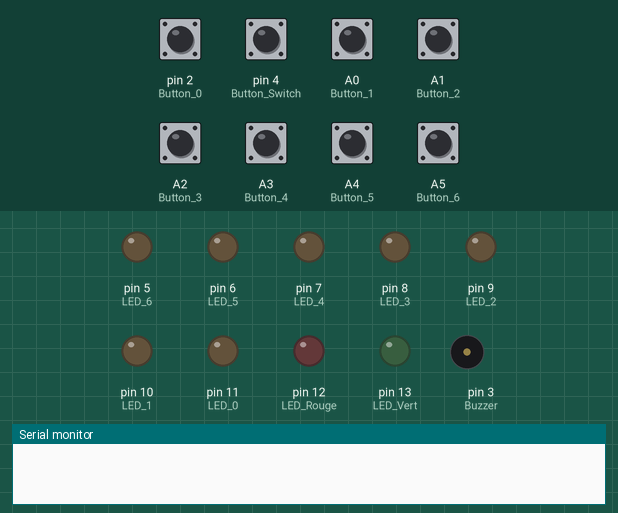
A sketch run on a simulated Arduino Uno, built with avr-gcc and run on an emulated ATmega328P. Parts: output pins drawn as LEDs (lit = HIGH), buzzer (waves = sounding), the last lines printed to the serial monitor. The test bench sets the inputs (shaded band); at power-on: A0 (Button_1), A1 (Button_2), A2 (Button_3), A3 (Button_4), A4 (Button_5), A5 (Button_6), pin 2 (Button_0), pin 4 (Button_Switch) LOW.

Above: at 1.2 s.
1.3 s: pin 2 (Button_0) pulled HIGH for 0.15 s
At 1.55 s:
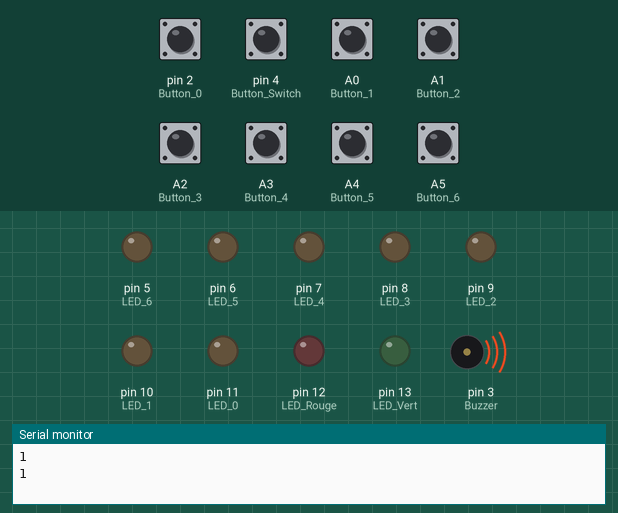
3.1 s: pin 4 (Button_Switch) pulled HIGH for 0.15 s
At 5.95 s:
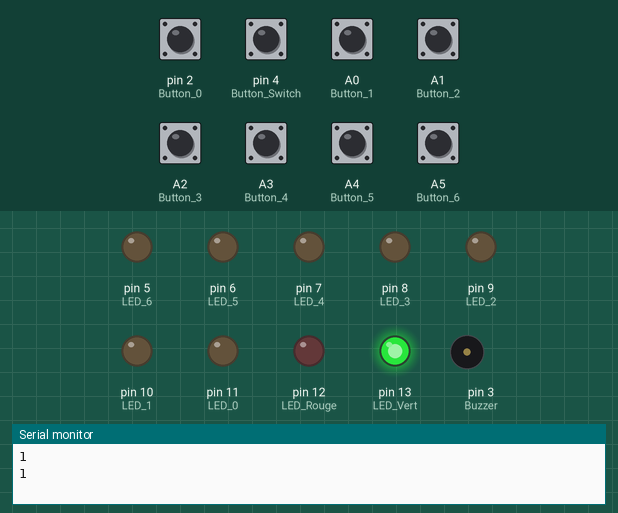
6.2 s: A0 (Button_1) pulled HIGH for 0.15 s
At 7.7 s:
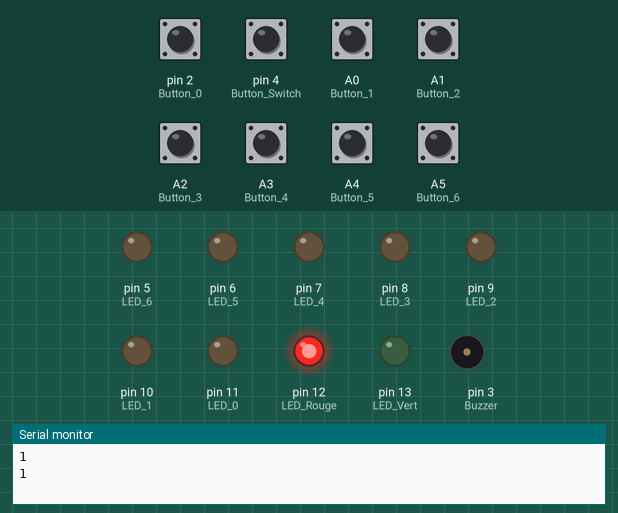
8.7 s: A1 (Button_2) pulled HIGH for 0.15 s
At 9.5 s:
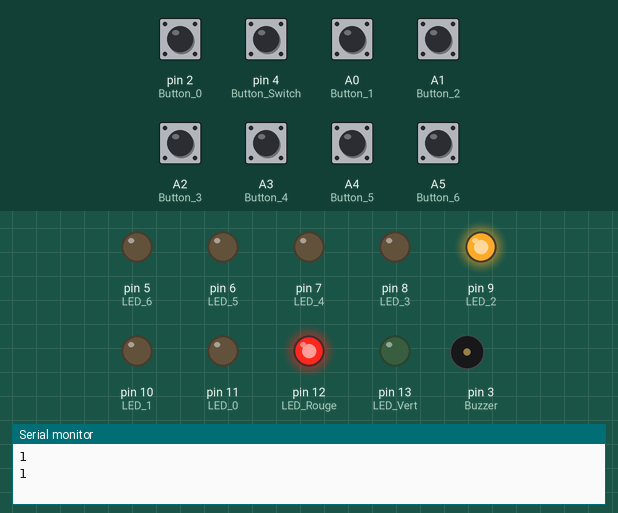
11.8 s: A2 (Button_3) pulled HIGH for 0.15 s
At 11.9 s:
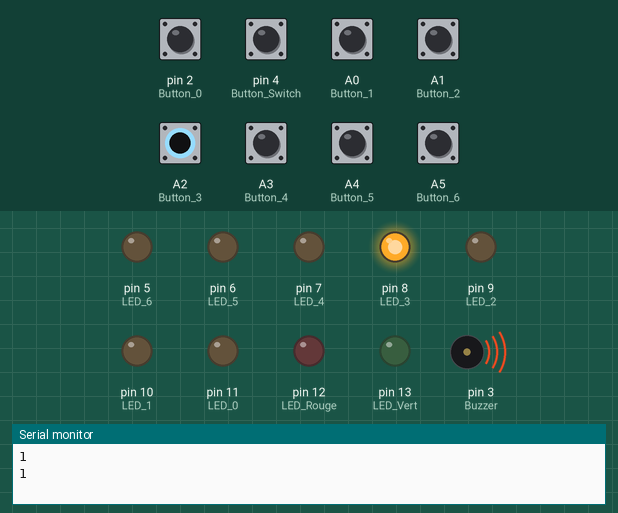
13.5 s: A3 (Button_4) pulled HIGH for 0.15 s
At 13.6 s:
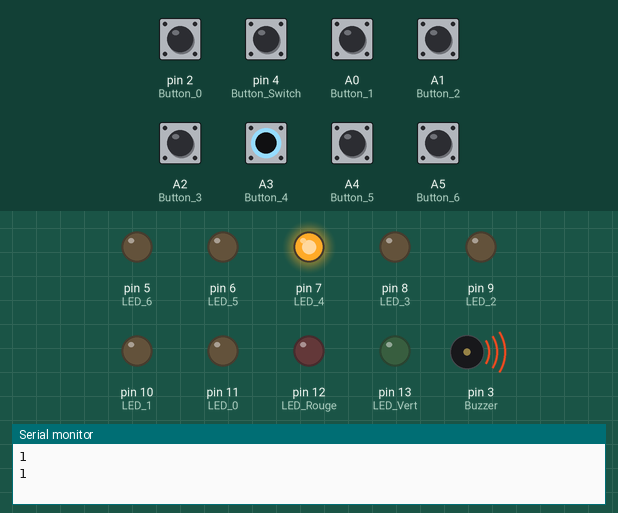
Timing chart, 0 to 16.2 s (numbered marks = the images above; inputs shaded):
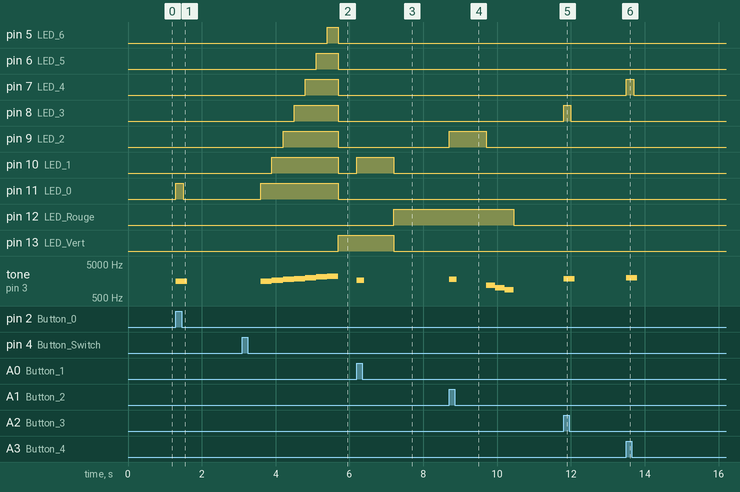

Measured:
- after the input at 1.3 s, pin 11 (LED_0): LOW → HIGH at once, → LOW 0.20 s later; tone on pin 3 (Buzzer): silent → 1567 Hz at once, → silent 0.30 s later
- after the input at 3.1 s, pin 5 (LED_6): LOW → HIGH after 2.3 s, → LOW 0.30 s later; pin 6 (LED_5): LOW → HIGH after 2.0 s, → LOW 0.60 s later; pin 7 (LED_4): LOW → HIGH after 1.7 s, → LOW 0.90 s later; pin 8 (LED_3): LOW → HIGH after 1.4 s, → LOW 1.2 s later; pin 9 (LED_2): LOW → HIGH after 1.1 s, → LOW 1.5 s later
- after the input at 6.2 s, pin 10 (LED_1): LOW → HIGH at once, → LOW 1.0 s later; pin 12 (LED_Rouge): LOW → HIGH after 1.0 s; pin 13 (LED_Vert): HIGH → LOW after 1.0 s; tone on pin 3 (Buzzer): silent → 1661 Hz at once, → silent 0.20 s later
- after the input at 8.7 s, pin 9 (LED_2): LOW → HIGH at once, → LOW 1.0 s later; pin 12 (LED_Rouge): HIGH → LOW after 1.8 s; tone on pin 3 (Buzzer): plays 1760 Hz for 0.20 s, 1175 Hz for 0.25 s, 988 Hz for 0.25 s, 880 Hz for 0.25 s, starting at once
- after the input at 11.8 s, pin 8 (LED_3): LOW → HIGH at once, → LOW 0.20 s later; tone on pin 3 (Buzzer): silent → 1864 Hz at once, → silent 0.30 s later
- after the input at 13.5 s, pin 7 (LED_4): LOW → HIGH at once, → LOW 0.20 s later; tone on pin 3 (Buzzer): silent → 1975 Hz at once, → silent 0.30 s later

The sketch:

Mini_piano_simon.ino
```cpp
// Mise en place des constantes
const int LED_0 = 11;   // Pin pour la LED 0
const int Button_0 = 2; // Pin pour le bouton 0

const int LED_1 = 10;    // Pin pour la LED 1
const int Button_1 = A0; // Pin pour le bouton 1

const int LED_2 = 9;     // Pin pour la LED 2
const int Button_2 = A1; // Pin pour le bouton 2

const int LED_3 = 8;     // Pin pour la LED 3
const int Button_3 = A2; // Pin pour le bouton 3

const int LED_4 = 7;     // Pin pour la LED 4
const int Button_4 = A3; // Pin pour le bouton 4

const int LED_5 = 6;     // Pin pour la LED 5
const int Button_5 = A4; // Pin pour le bouton 5

const int LED_6 = 5;     // Pin pour la LED 6
const int Button_6 = A5; // Pin pour le bouton 6

const int LED_Vert = 13;     // Pin pour la LED verte
const int LED_Rouge = 12;    // Pin pour la LED rouge
const int Button_Switch = 4; // Pin pour le bouton de mode
const int Buzzer = 3;        // Pin pour le buzzer

bool jeu = true; // Variable pour indiquer si le jeu est en cours
bool verif =
    false; // Variable pour vérifier si l'utilisateur a appuyé sur le bon bouton
int nombre = 0; // Variable pour indiquer le nombre de boutons que l'utilisateur
                // doit appuyer
int tour = 0;   // Variable pour indiquer le tour actuel du jeu
int pin = 0;    // Variable pour stocker la pin correspondant au bouton appuyé
bool buttonState = false; // Variable pour indiquer l'état du bouton de mode

// Création de la liste des fréquences des différentes notes
int notes[] = {1567, 1661, 1760, 1864, 1975, 2093, 2217};

// Tableau pour stocker la séquence de boutons générée par le jeu
int valeur[100];

// Fonction setup
void setup() {
  // Initialisation de la communication série à 9600 bauds
  Serial.begin(9600);

  // Configuration des pins pour les LED et le buzzer
  for (int i = 3; i < 14; i++) {
    pinMode(i, OUTPUT);
  }

  // Configuration des pins pour les boutons
  pinMode(4, INPUT);  // Bouton Switch mode
  pinMode(2, INPUT);  // Bouton 0
  pinMode(A0, INPUT); // Bouton 1
  pinMode(A1, INPUT); // Bouton 2
  pinMode(A2, INPUT); // Bouton 3
  pinMode(A3, INPUT); // Bouton 4
  pinMode(A4, INPUT); // Bouton 5
  pinMode(A5, INPUT); // Bouton 6
}

// Fonction loop
void loop() {
  if (digitalRead(Button_Switch) == HIGH) // Bouton Switch pour lancer le jeu
  {
    buttonState = !buttonState; // inverser l'état du bouton
    delay(500);                 // attendre un peu pour éviter les rebonds
  }
  while (buttonState == true) // tant que le bouton est activé
  {
    melodieLancement();    // joue une mélodie pour indiquer le début du jeu
    buttonState = simon(); // lance le jeu de Simon
  }
  if (buttonState == false) // si le bouton n'est pas activé
  {
    button(); // lire les entrées de bouton pour ajouter des coups
  }
}

// Fonction pour l'allumage des Led et la production du son
void note(int pin) {
  digitalWrite(11 - pin, HIGH); // Allume la LED correspondante à la note
  tone(Buzzer, notes[pin],
       200);   // Joue la note avec une durée de 200ms sur le buzzer
  delay(1000); // Attend une seconde
  digitalWrite(11 - pin, LOW); // Éteint la LED correspondante à la note
}

// Fonction alternative pour jouer une note plus rapidement
void note1(int pin) {
  digitalWrite(11 - pin, HIGH); // Allume la LED correspondante à la note
  tone(Buzzer, notes[pin],
       200);  // Joue la note avec une durée de 200ms sur le buzzer
  delay(100); // Attend 100ms
  digitalWrite(11 - pin, LOW); // Éteint la LED correspondante à la note
}

// Fonction button
void button() {
  if (digitalRead(Button_0) == HIGH) // Si le bouton 0 est appuyé
  {
    pin = 0;             // On stocke la valeur de la note correspondante
    note1(pin);          // On joue la note
    Serial.println("1"); // On affiche "1" sur le moniteur série
  }
  if (digitalRead(Button_1) == HIGH) // Si le bouton 1 est appuyé
  {
    pin = 1;    // On stocke la valeur de la note correspondante
    note1(pin); // On joue la note
  }
  if (digitalRead(Button_2) == HIGH) // Si le bouton 2 est appuyé
  {
    pin = 2;    // On stocke la valeur de la note correspondante
    note1(pin); // On joue la note
  }
  if (digitalRead(Button_3) == HIGH) // Si le bouton 3 est appuyé
  {
    pin = 3;    // On stocke la valeur de la note correspondante
    note1(pin); // On joue la note
  }
  if (digitalRead(Button_4) == HIGH) // Si le bouton 4 est appuyé
  {
    pin = 4;    // On stocke la valeur de la note correspondante
    note1(pin); // On joue la note
  }
  if (digitalRead(Button_5) == HIGH) // Si le bouton 5 est appuyé
  {
    pin = 5;    // On stocke la valeur de la note correspondante
    note1(pin); // On joue la note
  }
  if (digitalRead(Button_6) == HIGH) // Si le bouton 6 est appuyé
  {
    pin = 6;    // On stocke la valeur de la note correspondante
    note1(pin); // On joue la note
  }
}

// Fonction check
int check(int pin, int nombre) {
  if (pin ==
      valeur[nombre]) // Si le bouton pressé correspond à la séquence attendue
  {
    nombre += 1; // On incrémente la position dans la séquence attendue
    return (
        nombre); // On retourne la nouvelle position dans la séquence attendue
    delay(500);  // On attend 500ms avant de continuer
  } else if (pin != valeur[nombre]) // Si le bouton pressé ne correspond pas à
                                    // la séquence attendue
  {
    ledrouge();      // On allume la LED rouge pour signaler une erreur
    nombre = -1;     // On réinitialise la position dans la séquence attendue
    return (nombre); // On retourne la nouvelle position dans la séquence
                     // attendue (qui sera -1 en cas d'erreur)
    delay(500);      // On attend 500ms avant de continuer
  }
}

// Fonction add : ajoute la valeur de la LED appuyée dans le tableau "valeur" et
// incrémente le nombre de tours effectués
int add(int pin, int nombre) {
  valeur[nombre] =
      pin;    // Ajoute la valeur de la LED appuyée dans le tableau "valeur" à
              // l'indice correspondant au nombre de tour effectué
  tour += 1;  // Incrémente le nombre de tours effectués
  nombre = 0; // Réinitialise le compteur du nombre de notes à vérifier
  return (nombre); // Retourne la nouvelle valeur du compteur
}

// Fonction melodieLancement : joue une mélodie et allume toutes les LEDs pour
// signaler le début du jeu
void melodieLancement() {
  digitalWrite(LED_0, HIGH);
  tone(Buzzer, notes[0]);
  delay(300);
  digitalWrite(LED_1, HIGH);
  tone(Buzzer, notes[1]);
  delay(300);
  digitalWrite(LED_2, HIGH);
  tone(Buzzer, notes[2]);
  delay(300);
  digitalWrite(LED_3, HIGH);
  tone(Buzzer, notes[3]);
  delay(300);
  digitalWrite(LED_4, HIGH);
  tone(Buzzer, notes[4]);
  delay(300);
  digitalWrite(LED_5, HIGH);
  tone(Buzzer, notes[5]);
  delay(300);
  digitalWrite(LED_6, HIGH);
  tone(Buzzer, notes[6]);
  delay(300);
  noTone(Buzzer);
  for (int i = 5; i < 12; i++) // Éteint toutes les LEDs
  {
    digitalWrite(i, LOW);
  }
}

// Fonction ledverte : allume la LED verte et joue une note pour signaler une
// réponse correcte
void ledverte() {
  digitalWrite(LED_Vert, HIGH); // Allume la LED verte
  tone(Buzzer, 523);            // Joue la note DO
  delay(500);
  digitalWrite(LED_Vert, LOW); // Éteint la LED verte
  noTone(Buzzer);              // Arrête le son
}

// Fonction ledrouge : allume la LED rouge et joue une mélodie pour signaler une
// réponse incorrecte
void ledrouge() {
  digitalWrite(LED_Rouge, HIGH); // Allume la LED rouge
  tone(Buzzer, 1175);            // Joue la note RE#
  delay(250);
  noTone(Buzzer);    // Arrête le son
  tone(Buzzer, 988); // Joue la note SI
  delay(250);
  noTone(Buzzer);    // Arrête le son
  tone(Buzzer, 880); // Joue la note LA
  delay(250);
  noTone(Buzzer);               // Arrête le son
  digitalWrite(LED_Rouge, LOW); // Éteint la LED rouge
}

// Fonction simon
//  Fonction simon
bool simon() {
  jeu = true; // Initialisation des variables
  verif = false;
  nombre = 0;
  tour = 0;
  pin = 0;
  int valeur[100]; // Tableau pour stocker la séquence

  while (jeu == true) // Boucle principale du jeu
  {
    if (nombre == -1) // Si l'utilisateur arrête le jeu
    {
      digitalWrite(LED_Rouge, LOW); // Éteindre toutes les LED
      digitalWrite(LED_Vert, LOW);
      jeu = false; // Sortir de la boucle
      return (jeu);
      delay(500); // Attendre un peu
    }

    // Alterner les LED pour indiquer quel joueur doit jouer
    if (tour % 2 == 0) {
      digitalWrite(LED_Rouge, LOW);
      digitalWrite(LED_Vert, HIGH);
    }
    if (tour % 2 == 1) {
      digitalWrite(LED_Vert, LOW);
      digitalWrite(LED_Rouge, HIGH);
    }

    if (nombre == tour && verif == true) // Indicateur disant si la séquence est
                                         // correcte à la fin du tour
    {
      ledverte();    // Faire clignoter la LED verte
      verif = false; // Réinitialiser le vérificateur
      delay(500);
    }

    // Si le tour n'est pas terminé et que la réponse est correcte, attendre
    // l'ajout d'une nouvelle note
    if (nombre == tour && verif == false) {
      // Vérifier quel bouton a été appuyé pour ajouter une nouvelle note à la
      // séquence à répéter
      if (digitalRead(Button_0) == HIGH) // Si le bouton 0 est pressé
      {
        pin = 0;                   // Stocke la valeur 0 dans la variable "pin"
        note(pin);                 // Joue la note correspondante
        nombre = add(pin, nombre); // Ajoute la valeur à la séquence et
                                   // incrémente la variable "nombre"
      }

      if (digitalRead(Button_1) == HIGH) // Si le bouton 1 est pressé
      {
        pin = 1;                   // Stocke la valeur 1 dans la variable "pin"
        note(pin);                 // Joue la note correspondante
        nombre = add(pin, nombre); // Ajoute la valeur à la séquence et
                                   // incrémente la variable "nombre"
      }

      if (digitalRead(Button_2) == HIGH) // Si le bouton 2 est pressé
      {
        pin = 2;                   // Stocke la valeur 2 dans la variable "pin"
        note(pin);                 // Joue la note correspondante
        nombre = add(pin, nombre); // Ajoute la valeur à la séquence et
                                   // incrémente la variable "nombre"
      }

      if (digitalRead(Button_3) == HIGH) // Si le bouton 3 est pressé
      {
        pin = 3;                   // Stocke la valeur 3 dans la variable "pin"
        note(pin);                 // Joue la note correspondante
        nombre = add(pin, nombre); // Ajoute la valeur à la séquence et
                                   // incrémente la variable "nombre"
      }

      if (digitalRead(Button_4) == HIGH) // Si le bouton 4 est pressé
      {
        pin = 4;                   // Stocke la valeur 4 dans la variable "pin"
        note(pin);                 // Joue la note correspondante
        nombre = add(pin, nombre); // Ajoute la valeur à la séquence et
                                   // incrémente la variable "nombre"
      }

      if (digitalRead(Button_5) == HIGH) // Si le bouton 5 est pressé
      {
        pin = 5;                   // Stocke la valeur 5 dans la variable "pin"
        note(pin);                 // Joue la note correspondante
        nombre = add(pin, nombre); // Ajoute la valeur à la séquence et
                                   // incrémente la variable "nombre"
      }

      if (digitalRead(Button_6) == HIGH) // Si le bouton 6 est pressé
      {
        pin = 6;                   // Stocke la valeur 6 dans la variable "pin"
        note(pin);                 // Joue la note correspondante
        nombre = add(pin, nombre); // Ajoute la valeur à la séquence et
                                   // incrémente la variable "nombre"
      }
    }

    if (nombre < tour) // Si c'est le tour de vérifier la séquence
    {
      verif = true;                      // Active la vérification
      if (digitalRead(Button_0) == HIGH) // Si le bouton 0 est pressé
      {
        pin = 0;   // Stocke la valeur 0 dans la variable "pin"
        note(pin); // Joue la note correspondante
        nombre = check(pin, nombre); // Vérifie la valeur et incrémente la
                                     // variable "nombre" si elle est correcte
        delay(500); // Temps de latence avant la prochaine vérification
      }

      if (digitalRead(Button_1) == HIGH) // Si le bouton 1 est pressé
      {
        pin = 1;   // Stocke la valeur 1 dans la variable "pin"
        note(pin); // Joue la note correspondante
        nombre = check(pin, nombre); // Vérifie la valeur et incrémente la
                                     // variable "nombre" si elle est correcte
        delay(500); // Temps de latence avant la prochaine vérification
      }

      if (digitalRead(Button_2) == HIGH) // Si le bouton 2 est pressé
      {
        pin = 2;   // Stocke la valeur 2 dans la variable "pin"
        note(pin); // Joue la note correspondante
        nombre = check(pin, nombre); // Vérifie la valeur et incrémente la
                                     // variable "nombre" si elle est correcte
        delay(500); // Temps de latence avant la prochaine vérification
      }

      if (digitalRead(Button_3) == HIGH) // Si le bouton 3 est pressé
      {
        pin = 3;   // Stocke la valeur 3 dans la variable "pin"
        note(pin); // Joue la note correspondante
        nombre = check(pin, nombre); // Vérifie la valeur et incrémente la
                                     // variable "nombre" si elle est correcte
        delay(500); // Temps de latence avant la prochaine vérification
      }

      if (digitalRead(Button_4) == HIGH) // Si le bouton 4 est pressé
      {
        pin = 4;   // Stocke la valeur 4 dans la variable "pin"
        note(pin); // Joue la note correspondante
        nombre = check(pin, nombre); // Vérifie la valeur et incrémente la
                                     // variable "nombre" si elle est correcte
        delay(500); // Temps de latence avant la prochaine vérification
      }

      if (digitalRead(Button_5) == HIGH) // Si le bouton 5 est pressé
      {
        pin = 5;   // Stocke la valeur 5 dans la variable "pin"
        note(pin); // Joue la note correspondante
        nombre = check(pin, nombre); // Vérifie la valeur et incrémente la
                                     // variable "nombre" si elle est correcte
        delay(500); // Temps de latence avant la prochaine vérification
      }

      if (digitalRead(Button_6) == HIGH) // Si le bouton 6 est pressé
      {
        pin = 6;   // Stocke la valeur 6 dans la variable "pin"
        note(pin); // Joue la note correspondante
        nombre = check(pin, nombre); // Vérifie la valeur et incrémente la
                                     // variable "nombre" si elle est correcte
        delay(500); // Temps de latence avant la prochaine vérification
      }
    }
  }
}
```
